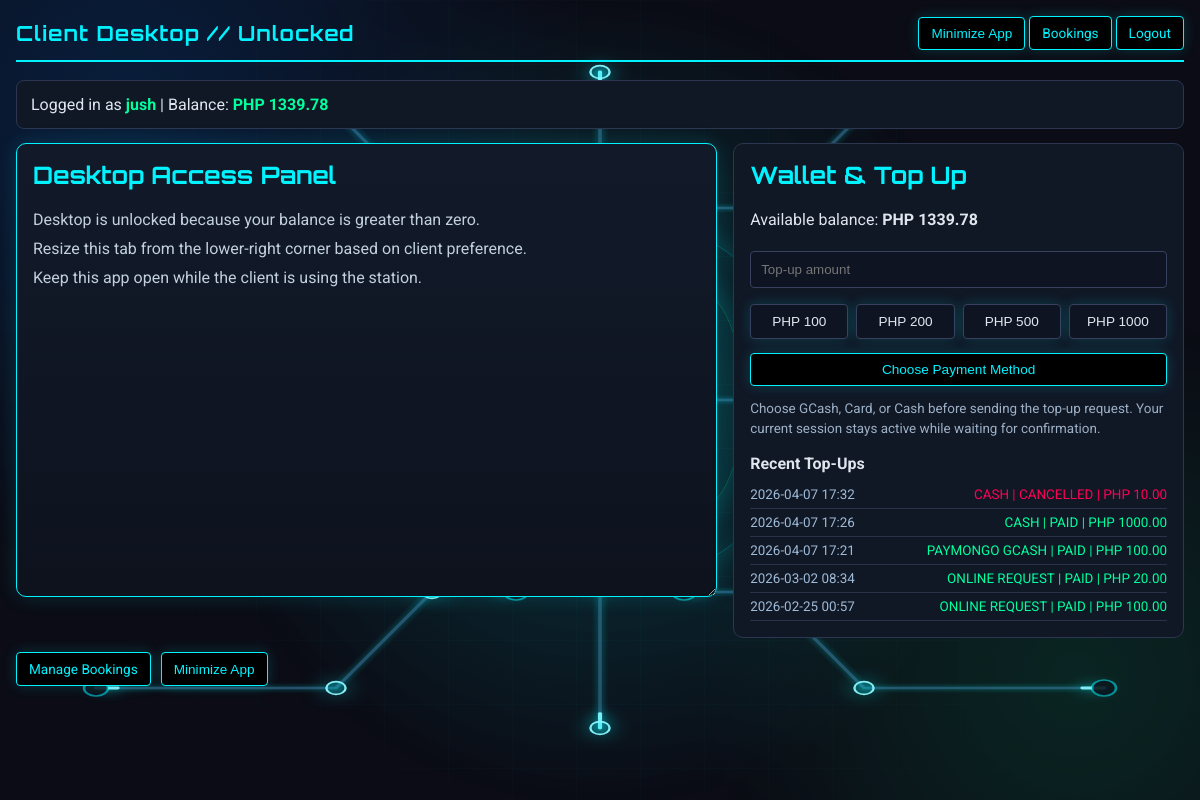
The page /client/desktop (signed in) on the database its author committed.
### app.py (models this page shows, shortened)
class User(UserMixin, db.Model):
    id = db.Column(db.Integer, primary_key=True)
    username = db.Column(db.String(80), unique=True, nullable=False)
    password_hash = db.Column(db.String(120), nullable=False)
    pondo = db.Column(db.Float, default=0.0)
    is_admin = db.Column(db.Boolean, default=False)

class PaymentTransaction(db.Model):
    id = db.Column(db.Integer, primary_key=True)
    user_id = db.Column(db.Integer, db.ForeignKey('user.id'), nullable=False)
    provider = db.Column(db.String(32), nullable=False, default="online_request")
    external_id = db.Column(db.String(128), unique=True, nullable=False)
    amount = db.Column(db.Float, nullable=False)
    currency = db.Column(db.String(8), nullable=False, default="php")
    status = db.Column(db.String(32), nullable=False, default="pending")
    created_at = db.Column(db.DateTime, default=datetime.now)
    credited_at = db.Column(db.DateTime, nullable=True)

### app.py (the view)
@app.route('/client/desktop')
@login_required
def client_desktop():
    if current_user.is_admin:
        return redirect(url_for('index'))
    if not user_has_positive_balance(current_user):
        flash('Insufficient balance. Please reserve first or top up.', 'error')
        return redirect(url_for('client_bookings'))
    active_session = Session.query.filter_by(user_id=current_user.id, end_time=None).order_by(Session.start_time.desc()).first()
    recent_payments = get_recent_payment_requests(current_user.id)
    return render_template(
        'client_desktop.html',
        active_session=active_session,
        recent_payments=recent_payments,
        kiosk_mode=is_kiosk_mode_enabled()
    )

### app.py (called while the page is built, shortened)
@login_manager.user_loader
def load_user(user_id):
    return db.session.get(User, int(user_id))

def get_recent_payment_requests(user_id, limit=5):
    try:
        max_rows = max(1, int(limit))
    except Exception:
        max_rows = 5
    return PaymentTransaction.query.filter_by(user_id=user_id).order_by(PaymentTransaction.created_at.desc()).limit(max_rows).all()

def is_kiosk_mode_enabled():
    return str(os.getenv("PYPONDO_KIOSK_MODE", "0")).strip().lower() in {"1", "true", "yes"}

def user_has_positive_balance(user):
    try:
        return float(getattr(user, "pondo", 0.0)) > 0.0
    except Exception:
        return False

@app.before_request
def bootstrap_schema():
    if not getattr(app, "_schema_ready", False):
        db.create_all()
        ensure_pc_lan_ip_column()
        ensure_booking_date_column()
        ensure_session_last_charged_at_column()
        app._schema_ready = True

def start_periodic_billing():
    global _billing_thread_started
    if _billing_thread_started:
        return

@app.before_request
def ensure_billing_started():
    start_periodic_billing()

### templates/client_desktop.html (shortened to what this page needs)
<!DOCTYPE html>
<html lang="en">
<head>
</head>
<body>
    {% include '_animated_background.html' %}
    <div class="top">
        <h1>Client Desktop // Unlocked</h1>
        <div>
            <button type="button" class="btn" onclick="minimizeClientApp()">Minimize App</button>
            <a class="btn" href="{{ url_for('client_bookings') }}">Bookings</a>
            <a class="btn warn" href="{{ url_for('logout') }}">Logout</a>
        </div>
    </div>
    <div class="status">
        Logged in as <strong>{{ current_user.username }}</strong> |
        Balance: <strong>PHP {{ "%.2f"|format(current_user.pondo) }}</strong>
    </div>
    <div class="grid">
        <div class="desktop-tab">
            <h2>Desktop Access Panel</h2>
            <p>Desktop is unlocked because your balance is greater than zero.</p>
            <p>Resize this tab from the lower-right corner based on client preference.</p>
            <p>Keep this app open while the client is using the station.</p>
        </div>
        <div class="card">
            <h2 style="margin-top:0; font-family: 'Orbitron', sans-serif; color: var(--line);">Wallet &amp; Top Up</h2>
            <p>
                Available balance:
                <strong>PHP {{ "%.2f"|format(current_user.pondo) }}</strong>
            </p>
            <form action="{{ url_for('topup_online') }}" method="POST">
                <input id="topupAmount" type="number" name="amount" min="1" max="10000" step="0.01" placeholder="Top-up amount" required style="width:100%; box-sizing:border-box; margin: 6px 0; padding: 10px; border-radius: 4px; border: 1px solid #37415f; background: #0e1422; color: #fff;">
                <div class="quick-amounts">
                    <button type="button" onclick="setTopup(100)">PHP 100</button>
                    <button type="button" onclick="setTopup(200)">PHP 200</button>
                    <button type="button" onclick="setTopup(500)">PHP 500</button>
                    <button type="button" onclick="setTopup(1000)">PHP 1000</button>
                </div>
                <button type="submit" class="btn" style="width:100%; margin-top:10px;">Choose Payment Method</button>
            </form>
            <p class="subtle">Choose GCash, Card, or Cash before sending the top-up request. Your current session stays active while waiting for confirmation.</p>
            <div style="margin-top: 16px;">
                <h2 style="margin-bottom: 8px; font-size: 1rem;">Recent Top-Ups</h2>
                {% if recent_payments %}
                    {% for tx in recent_payments %}
                        <div class="history-row">
                            <div class="history-main">
                                <span style="color:#9fbad6;">{{ tx.created_at.strftime('%Y-%m-%d %H:%M') }}</span>
                                <span style="color: {{ 'var(--ok)' if tx.status == 'paid' else ('var(--warn)' if tx.status == 'cancelled' else '#d3a961') }};">
                                    {{ tx.provider.replace('_', ' ')|upper }} | {{ tx.status|upper }} | PHP {{ "%.2f"|format(tx.amount) }}
                                </span>
                            </div>
                        </div>
                    {% endfor %}
                {% else %}
                    <div class="subtle">No top-up transactions yet.</div>
                {% endif %}
            </div>
        </div>
    </div>
    <div class="actions">
        <a class="btn" href="{{ url_for('client_bookings') }}">Manage Bookings</a>
        <button type="button" class="btn" onclick="minimizeClientApp()">Minimize App</button>
    </div>
</body>
</html>

### templates/_animated_background.html (shortened to what this page needs)
<div class="cyber-bg" aria-hidden="true">
    <div class="cyber-grid"></div>
    <div class="cyber-core">
        <div class="cyber-core-ring"></div>
        <div class="cyber-core-shell"></div>
        <img class="cyber-core-icon" src="/app-icon.png" alt="">
        <div class="cyber-sparks">
            <span></span>
            <span></span>
            <span></span>
            <span></span>
        </div>
    </div>
</div>

### templates/client_desktop.html (style rules this page uses)
:root { --bg: #0b0c15; --card: #151922; --line: #00f3ff; --ok: #00ff9d; --warn: #ff0055; --text: #e0e6ed; }
body { margin: 0; background: var(--bg); color: var(--text); font-family: 'Roboto', sans-serif; padding: 16px; }
.top { display: flex; justify-content: space-between; align-items: center; border-bottom: 2px solid var(--line); padding-bottom: 10px; margin-bottom: 18px; }
.top h1 { margin: 0; font-family: 'Orbitron', sans-serif; font-size: 1.3rem; color: var(--line); letter-spacing: 1px; }
.btn, .quick-amounts button, .btn.history-cancel { display: inline-block; text-decoration: none; border: 1px solid var(--line); color: var(--line); background: #000; padding: 8px 12px; border-radius: 4px; font-size: 0.85rem; box-shadow: 0 0 14px rgba(0, 243, 255, 0.18); transition: background 0.18s ease, color 0.18s ease, box-shadow 0.18s ease, border-color 0.18s ease; cursor: pointer; }
.warn { border-color: var(--line); color: var(--line); }
.status { margin-bottom: 14px; padding: 14px; border: 1px solid #2d3650; border-radius: 8px; background: #101725; }
.status strong { color: var(--ok); }
.grid { display: grid; grid-template-columns: minmax(320px, 1.4fr) minmax(280px, 0.9fr); gap: 16px; align-items: start; }
.card { border: 1px solid #2d3650; border-radius: 10px; background: #101725; padding: 16px; }
.desktop-tab { width: auto; height: 420px; min-height: 240px; resize: both; overflow: auto; border: 1px solid var(--line); border-radius: 10px; background: linear-gradient(180deg, #121a2a, #0d121d); box-shadow: 0 0 20px rgba(0, 243, 255, 0.15); padding: 16px; }
.desktop-tab h2 { margin-top: 0; font-family: 'Orbitron', sans-serif; color: var(--line); }
.desktop-tab p { margin: 0 0 10px; color: #c2d0de; }
.actions { margin-top: 14px; display: flex; gap: 10px; flex-wrap: wrap; }
.quick-amounts { display: flex; gap: 8px; flex-wrap: wrap; margin: 10px 0 4px; }
.quick-amounts button { flex: 1 1 90px; border: 1px solid #37415f; background: #0e1422; color: var(--text); padding: 9px 10px; border-radius: 4px; cursor: pointer; }
.subtle { color: #9db0c6; font-size: 0.84rem; line-height: 1.45; }
.history-row { display: flex; justify-content: space-between; align-items: center; gap: 10px; padding: 6px 0; border-bottom: 1px solid #29324a; font-size: 0.84rem; }
.history-main { display: flex; justify-content: space-between; align-items: center; gap: 10px; flex: 1; min-width: 0; }
.history-main span:last-child { text-align: right; }

### rows shown on the page
User: username "jush", pondo "1339.78"
PaymentTransaction: created_at "2026-04-07 17:32", provider.replace "CASH", status "CANCELLED", amount "10.00"
PaymentTransaction: created_at "2026-04-07 17:26", provider.replace "CASH", status "PAID", amount "1000.00"
PaymentTransaction: created_at "2026-04-07 17:21", provider.replace "PAYMONGO GCASH", status "PAID", amount "100.00"
PaymentTransaction: created_at "2026-03-02 08:34", provider.replace "ONLINE REQUEST", status "PAID", amount "20.00"
PaymentTransaction: created_at "2026-02-25 00:57", provider.replace "ONLINE REQUEST", status "PAID", amount "100.00"
